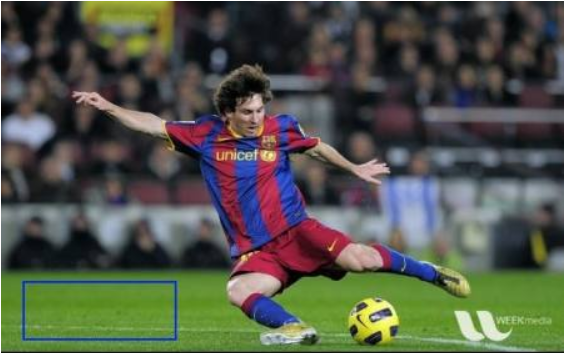
#> input picture 7_Image_Processing/10_Histograms/4_BackProjection/messi.png, 564 x 353 px
$ python 4_BackProjection.py
#> lines starting #> are read from the running program, lines starting #| are printed output that depends on the picture; after the words box and inside, x2 and y2 are one past the last pixel; in counts of white or black regions, pixels touching at a corner belong together
import numpy as np
import cv2 as cv

img = cv.imread('messi.png')
#> img is the input picture: shape (353, 564, 3); mean B, G, R 73.5, 85.6, 81.8
roi = img[284:338, 24:172 ]
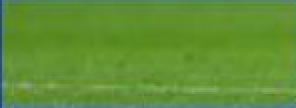
#> roi: shape (54, 148, 3) (shown 2 times larger); mean B, G, R 53.7, 144.2, 97
hsv = cv.cvtColor(roi, cv.COLOR_BGR2HSV)
#> hsv: shape (54, 148, 3); mean H, S, V 47.2, 162.9, 144.4
target = img
hsvt = cv.cvtColor(target, cv.COLOR_BGR2HSV)
#> hsvt: shape (353, 564, 3); mean H, S, V 82.2, 85.3, 99.3
# calculating object histogram
roihist = cv.calcHist([hsv], [0, 1], None, [180, 256], [0, 180, 0, 256])
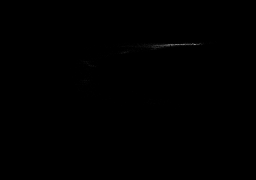
#> roihist: shape (180, 256) float32; min 0, max 142, mean 0.2
# normalize histogram and apply backprojection
cv.normalize(roihist, roihist, 0, 255, cv.NORM_MINMAX)
#> roihist: shape (180, 256) float32; 1.93% of pixels changed, all inside (x1, y1, x2, y2) = (70, 41, 217, 109)
dst = cv.calcBackProject([hsvt], [0, 1], roihist, [0, 180, 0, 256], 1)
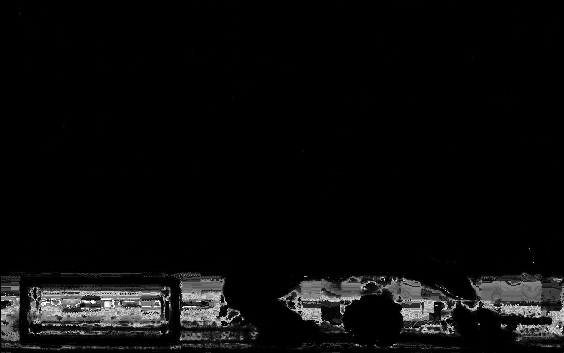
#> dst: shape (353, 564); min 0, max 255, mean 10.8
# Now convolute with circular disc
disc = cv.getStructuringElement(cv.MORPH_ELLIPSE, (5, 5))
cv.filter2D(dst, -1, disc, dst)
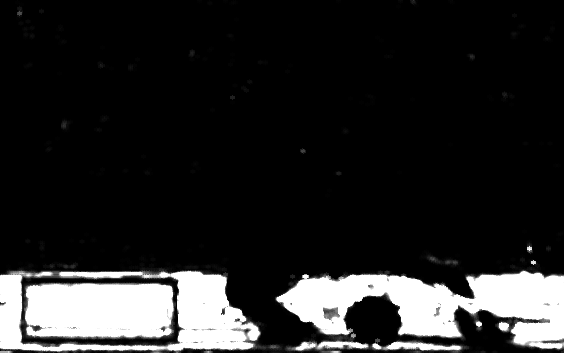
#> dst: shape (353, 564); min 0, max 255, mean 38
# threshold and binary AND
ret, thresh = cv.threshold(dst, 50, 255, 0)
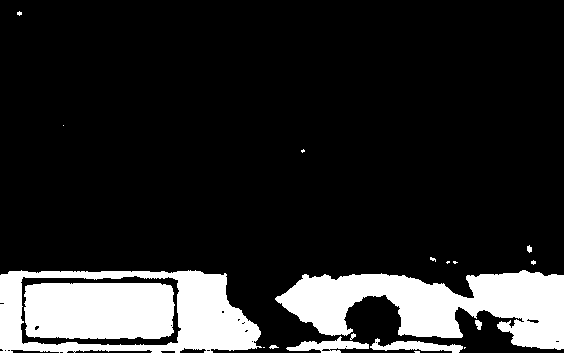
#> thresh: shape (353, 564); 16% white; 19 white regions (10 under 20 px), largest, box (x1, y1, x2, y2) and area: (275, 270, 564, 350) 13349, (0, 270, 262, 353) 8866, (24, 283, 175, 339) 8101
thresh = cv.merge((thresh, thresh, thresh))
res = cv.bitwise_and(target, thresh)
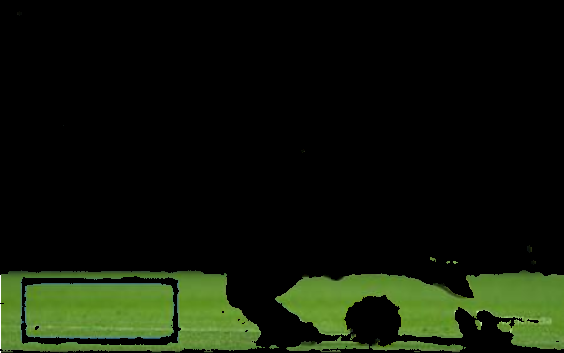
#> res: shape (353, 564, 3); mean B, G, R 8.4, 22.4, 15.3
res = np.vstack((target, thresh, res))
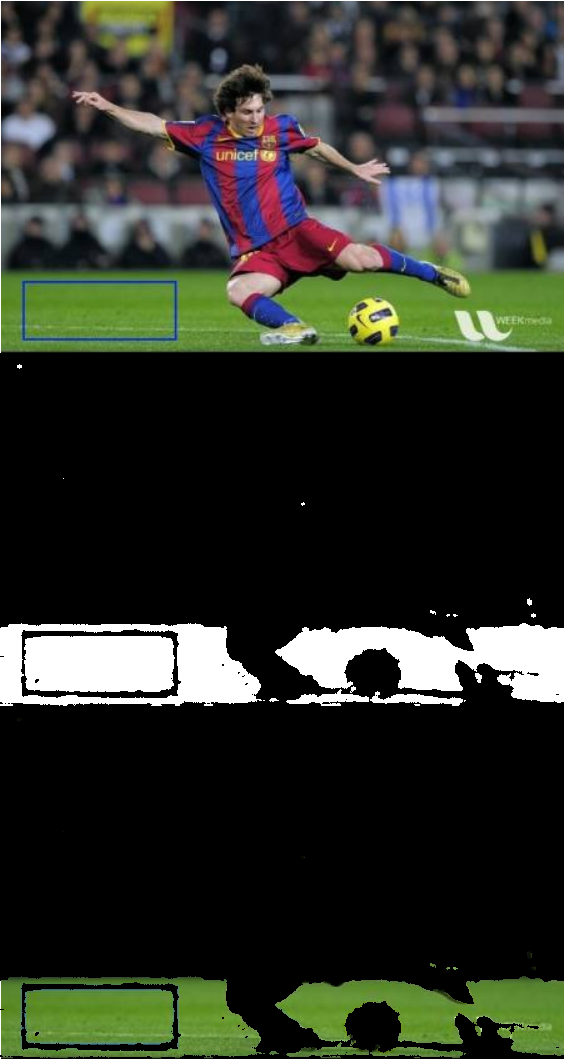
#> res: shape (1059, 564, 3); mean B, G, R 40.9, 49.6, 45.9
cv.imwrite('res.jpg', res)
